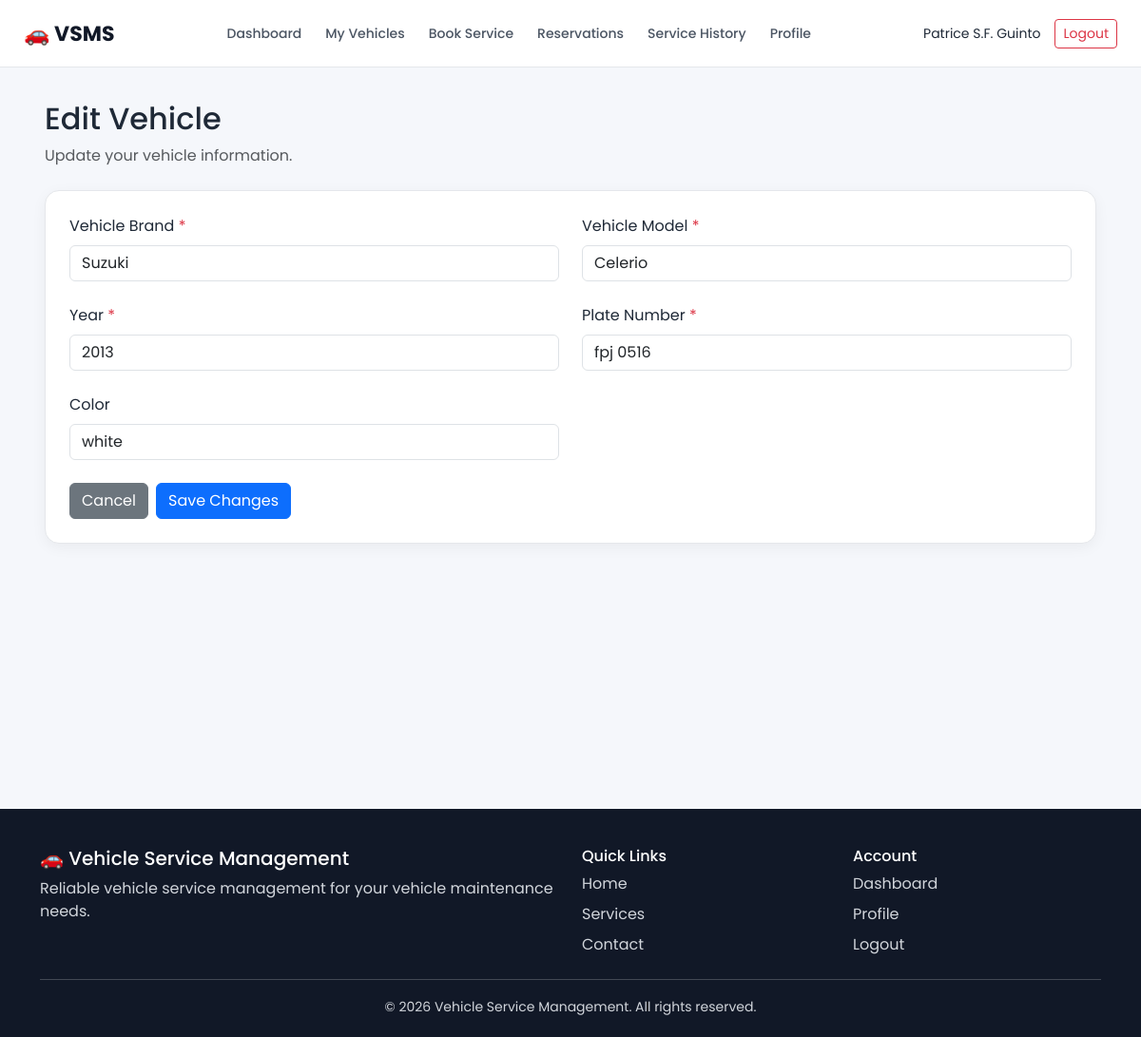
The page /customer/edit_vehicle.php?id=9 (signed in) on the database its author committed.
### tables this page shows
CREATE TABLE `vehicles` (
  `id` int(11) NOT NULL,
  `user_id` int(11) DEFAULT NULL,
  `customer_id` int(11) DEFAULT NULL,
  `brand` varchar(50) NOT NULL,
  `model` varchar(50) NOT NULL,
  `year` year(4) NOT NULL,
  `plate_number` varchar(20) NOT NULL,
  `color` varchar(30) DEFAULT NULL,
  `created_at` timestamp NOT NULL DEFAULT current_timestamp()
);

### customer/edit_vehicle.php (the view, shortened to what this page needs)
<?php
include "../includes/customer_header.php";
$user_id = $_SESSION['customer_id'];
$vehicle_id = isset($_GET['id']) ? intval($_GET['id']) : 0;
$stmt = mysqli_prepare(
    $conn,
    "SELECT *
     FROM vehicles
     WHERE id = ?
     AND user_id = ?"
);
mysqli_stmt_bind_param(
    $stmt,
    "ii",
    $vehicle_id,
    $user_id
);
mysqli_stmt_execute($stmt);
$result = mysqli_stmt_get_result($stmt);
$vehicle = mysqli_fetch_assoc($result);
?>
<div class="container-fluid">
    <div class="mb-4">
        <h2>
            Edit Vehicle
        </h2>
        <p class="text-muted">
            Update your vehicle information.
        </p>
    </div>
    <div class="dashboard-card">
        <form
            method="POST"
            action="edit_vehicle.php?id=<?= $vehicle_id; ?>"
        >
            <div class="row g-4">
                <div class="col-md-6">
                    <label
                        for="brand"
                        class="form-label"
                    >
                        Vehicle Brand
                        <span class="text-danger">
                            *
                        </span>
                    </label>
                    <input
                        type="text"
                        class="form-control"
                        id="brand"
                        name="brand"
                        value="<?= htmlspecialchars($vehicle['brand']); ?>"
                        required
                    >
                </div>
                <div class="col-md-6">
                    <label
                        for="model"
                        class="form-label"
                    >
                        Vehicle Model
                        <span class="text-danger">
                            *
                        </span>
                    </label>
                    <input
                        type="text"
                        class="form-control"
                        id="model"
                        name="model"
                        value="<?= htmlspecialchars($vehicle['model']); ?>"
                        required
                    >
                </div>
                <div class="col-md-6">
                    <label
                        for="year"
                        class="form-label"
                    >
                        Year
                        <span class="text-danger">
                            *
                        </span>
                    </label>
                    <input
                        type="number"
                        class="form-control"
                        id="year"
                        name="year"
                        value="<?= htmlspecialchars($vehicle['year']); ?>"
                        min="1900"
                        max="2100"
                        required
                    >
                </div>
                <div class="col-md-6">
                    <label
                        for="plate_number"
                        class="form-label"
                    >
                        Plate Number
                        <span class="text-danger">
                            *
                        </span>
                    </label>
                    <input
                        type="text"
                        class="form-control"
                        id="plate_number"
                        name="plate_number"
                        value="<?= htmlspecialchars($vehicle['plate_number']); ?>"
                        required
                    >
                </div>
                <div class="col-md-6">
                    <label
                        for="color"
                        class="form-label"
                    >
                        Color
                    </label>
                    <input
                        type="text"
                        class="form-control"
                        id="color"
                        name="color"
                        value="<?= htmlspecialchars($vehicle['color'] ?? ''); ?>"
                    >
                </div>
            </div>
            <div class="d-flex gap-2 mt-4">
                <a
                    href="vehicles.php"
                    class="btn btn-secondary"
                >
                    Cancel
                </a>
                <button
                    type="submit"
                    class="btn btn-primary"
                >
                    Save Changes
                </button>
            </div>
        </form>
    </div>
</div>
<?php
include "../includes/customer_footer.php";
?>

### css/customer.css (style rules this page uses)
* { box-sizing: border-box; }
body { margin: 0; font-family: 'Poppins', sans-serif; background: #f5f7fb; color: #1f2937; }
.dashboard-card { background: #ffffff; border-radius: 15px; padding: 25px; border: 1px solid #e5e7eb; box-shadow: 0 4px 15px rgba(0, 0, 0, 0.05); }

### rows shown on the page
vehicles: brand "Suzuki", model "Celerio", year "2013", plate_number "fpj 0516", color "white"

### other values the page prints
$_SESSION['customer_name'] "Patrice S.F. Guinto"
